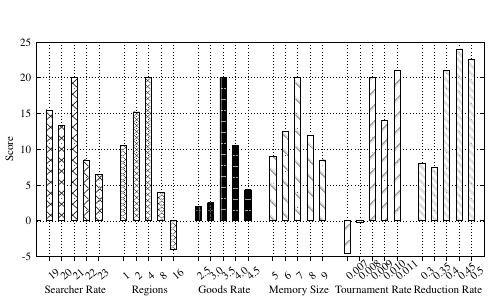

gnuplot code for this plot:
reset
set terminal pdf font "times,12"
set title font "Times,10"
set size 1.0,0.9
set ylabel offset character 2,0,0
#set xlabel offset -1,0
set bmargin 4 


set xtics border out scale 1,2 mirror rotate by 40  offset character 0,-1,0 



set style histogram  cluster
set grid
#set notitle


#set xlabel "aaa"
set xtics nomirror
#set xrange [-0.5:10.5]


set ylabel offset character 1,0
set ylabel "Score"
#set ytics 1 nomirror
set yrange [-5:25]



set style data histograms 
set style histogram clustered gap 1
set style fill pattern 1 border -1
set key default 
set key center bmargin horizontal Left reverse enhanced
set key autotitle columnhead

#set output "result-m10.eps" 

#plot 'result-m10.dat' u 2:xtic(1) axis x1y1 lt -1, '' u 3 axis x2y2 lt 1

set terminal pdf
set output "result-m10.pdf" 

plot newhistogram "\n Searcher Rate", 'result-m10.dat'  u 7:xtic(1) axis x1y1 lt -1, \
     newhistogram "\n Regions", 'result-m10.dat'  u 8:xtic(2) axis x1y1 lt -1,  \
     newhistogram "\n Goods Rate", 'result-m10.dat'  u 9:xtic(3) axis x1y1 lt -1, \
     newhistogram "\n Memory Size", 'result-m10.dat'  u 10:xtic(4) axis x1y1 lt -1,  \
     newhistogram "\n Tournament Rate", 'result-m10.dat'  u 11:xtic(5) axis x1y1 lt -1,  \
     newhistogram "\n Reduction Rate", 'result-m10.dat'  u 12:xtic(6) axis x1y1 lt -1
